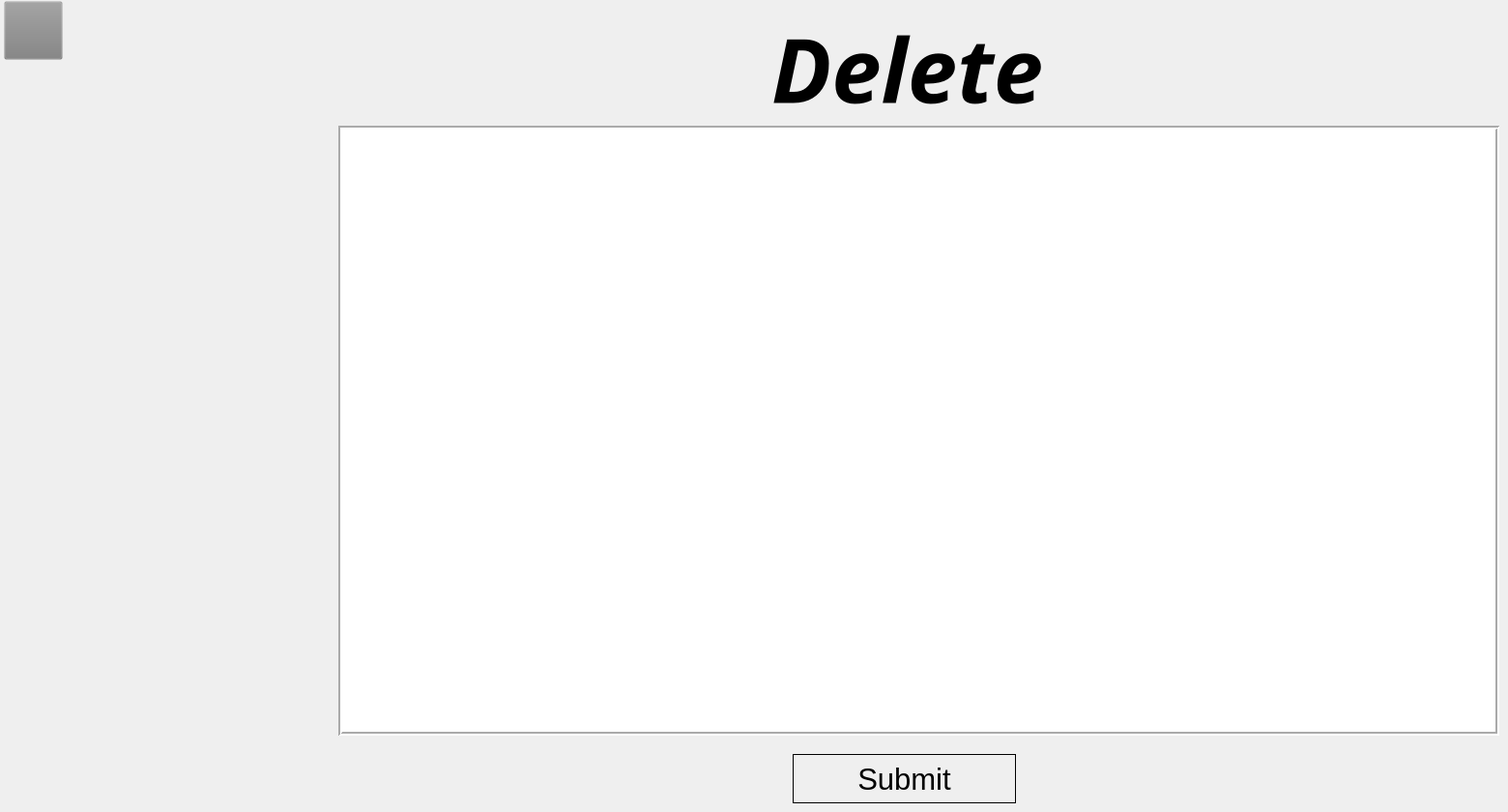
    <widget class="QWidget" name="DELETE">
     <widget class="QPushButton" name="delete_backbutton">
      <property name="geometry">
       <rect>
        <x>4</x>
        <y>1</y>
        <width>61</width>
        <height>61</height>
       </rect>
      </property>
      <property name="styleSheet">
       <string notr="true">
background-color: rgb(128, 128, 128, 0.01);
border-image: url(:/back-button.png);</string>
      </property>
      <property name="text">
       <string/>
      </property>
     </widget>
     <widget class="QTableWidget" name="tableWidget">
      <property name="geometry">
       <rect>
        <x>350</x>
        <y>130</y>
        <width>1201</width>
        <height>631</height>
       </rect>
      </property>
      <property name="font">
       <font>
        <pointsize>16</pointsize>
       </font>
      </property>
      <property name="styleSheet">
       <string notr="true">background-color:white</string>
      </property>
      <property name="frameShape">
       <enum>QFrame::Box</enum>
      </property>
      <property name="frameShadow">
       <enum>QFrame::Sunken</enum>
      </property>
      <property name="lineWidth">
       <number>2</number>
      </property>
      <property name="midLineWidth">
       <number>0</number>
      </property>
      <property name="verticalScrollBarPolicy">
       <enum>Qt::ScrollBarAsNeeded</enum>
      </property>
      <property name="horizontalScrollBarPolicy">
       <enum>Qt::ScrollBarAsNeeded</enum>
      </property>
      <property name="sizeAdjustPolicy">
       <enum>QAbstractScrollArea::AdjustToContents</enum>
      </property>
      <property name="editTriggers">
       <set>QAbstractItemView::NoEditTriggers</set>
      </property>
      <property name="verticalScrollMode">
       <enum>QAbstractItemView::ScrollPerPixel</enum>
      </property>
      <property name="horizontalScrollMode">
       <enum>QAbstractItemView::ScrollPerPixel</enum>
      </property>
      <property name="showGrid">
       <bool>true</bool>
      </property>
      <property name="gridStyle">
       <enum>Qt::SolidLine</enum>
      </property>
      <property name="wordWrap">
       <bool>true</bool>
      </property>
      <property name="rowCount">
       <number>0</number>
      </property>
      <property name="columnCount">
       <number>0</number>
      </property>
      <attribute name="horizontalHeaderCascadingSectionResizes">
       <bool>false</bool>
      </attribute>
      <attribute name="horizontalHeaderDefaultSectionSize">
       <number>130</number>
      </attribute>
      <attribute name="horizontalHeaderHighlightSections">
       <bool>false</bool>
      </attribute>
      <attribute name="horizontalHeaderMinimumSectionSize">
       <number>100</number>
      </attribute>
      <attribute name="horizontalHeaderStretchLastSection">
       <bool>true</bool>
      </attribute>
      <attribute name="verticalHeaderVisible">
       <bool>false</bool>
      </attribute>
      <attribute name="verticalHeaderDefaultSectionSize">
       <number>80</number>
      </attribute>
      <attribute name="verticalHeaderHighlightSections">
       <bool>false</bool>
      </attribute>
      <attribute name="verticalHeaderMinimumSectionSize">
       <number>60</number>
      </attribute>
     </widget>
     <widget class="QLabel" name="label_90">
      <property name="geometry">
       <rect>
        <x>610</x>
        <y>10</y>
        <width>681</width>
        <height>121</height>
       </rect>
      </property>
      <property name="font">
       <font>
        <family>JasmineUPC</family>
        <pointsize>69</pointsize>
        <weight>75</weight>
        <italic>true</italic>
        <bold>true</bold>
       </font>
      </property>
      <property name="styleSheet">
       <string notr="true">background-color: rgb(128, 128, 128, 0.001);</string>
      </property>
      <property name="text">
       <string>Delete </string>
      </property>
      <property name="alignment">
       <set>Qt::AlignCenter</set>
      </property>
     </widget>
     <widget class="QPushButton" name="DeleteSubmit">
      <property name="geometry">
       <rect>
        <x>820</x>
        <y>780</y>
        <width>231</width>
        <height>51</height>
       </rect>
      </property>
      <property name="font">
       <font>
        <pointsize>23</pointsize>
       </font>
      </property>
      <property name="styleSheet">
       <string notr="true">border:1px solid black</string>
      </property>
      <property name="text">
       <string>Submit</string>
      </property>
     </widget>
    </widget>
